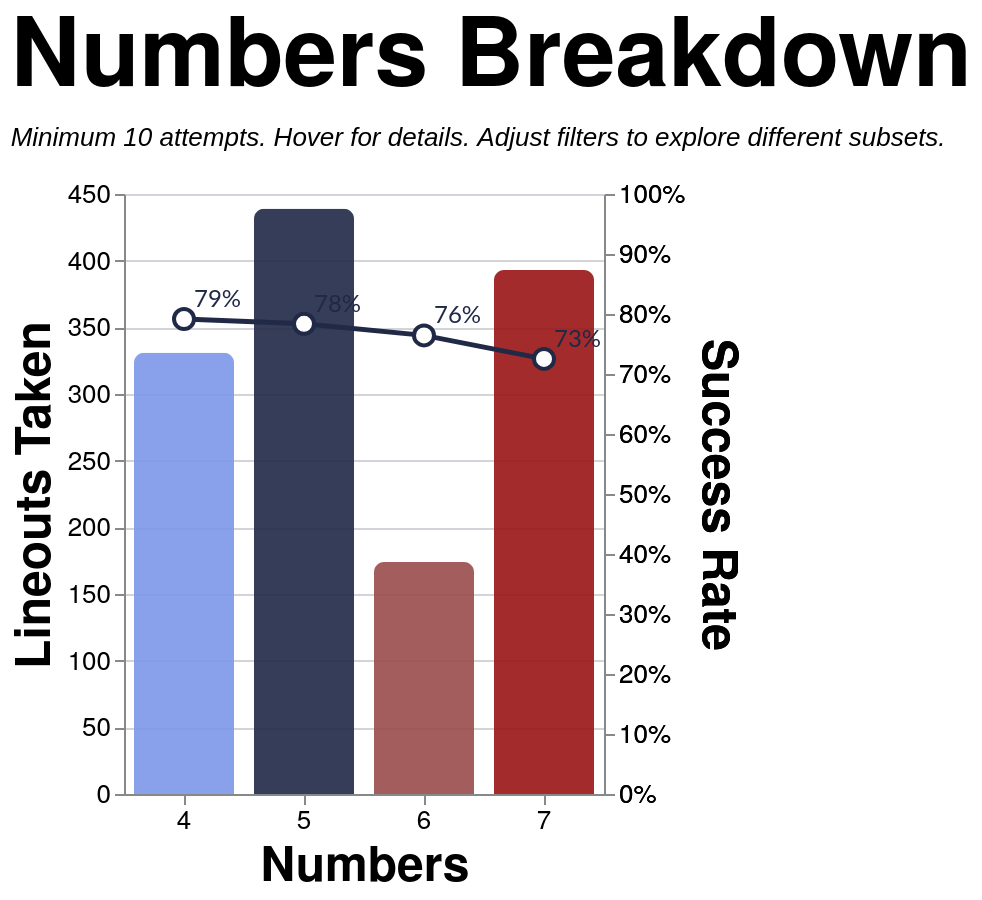

The specification (Vega-Lite) saved for this image:
### Vega-Lite specification from a JSON file in a GitHub repository (floating-point values rounded to 4 significant figures; data arrays with more than 128 entries replaced by an {"elided": "..."} marker saying what was removed)
{"config": {"axis": {"labelFont": "PT Sans Narrow, Helvetica Neue, Helvetica, Arial, sans-serif", "titleFont": "PT Sans Narrow, Helvetica Neue, Helvetica, Arial, sans-serif", "labelFontSize": 13, "titleFontSize": 24, "gridColor": "#202947", "gridOpacity": 0.2, "zindex": 1}, "text": {"font": "Lato, sans-serif"}, "bar": {"cornerRadiusEnd": 5}, "header": {"labelFont": "PT Sans Narrow, Helvetica Neue, Helvetica, Arial, sans-serif", "titleFont": "PT Sans Narrow, Helvetica Neue, Helvetica, Arial, sans-serif", "labelFontSize": 24, "titleFontSize": 28, "labelFontWeight": "bold", "orient": "left"}, "legend": {"labelFont": "PT Sans Narrow, Helvetica Neue, Helvetica, Arial, sans-serif", "titleFont": "PT Sans Narrow, Helvetica Neue, Helvetica, Arial, sans-serif", "labelFontSize": 14, "titleFontSize": 16, "titlePadding": 5, "fillColor": "white", "strokeColor": "black", "padding": 10, "titleFontWeight": "lighter", "titleFontStyle": "italic", "titleColor": "gray", "offset": 10}, "title": {"font": "PT Sans Narrow, Helvetica Neue, Helvetica, Arial, sans-serif", "fontSize": 48, "fontWeight": "bold", "anchor": "start", "align": "center", "titlePadding": 20, "subtitlePadding": 10, "subtitleFontSize": 13, "subtitleColor": "", "subtitleFontStyle": "italic", "offset": 15, "color": "black"}, "axisX": {"labelAngle": 0}, "facet": {"title": null, "header": null, "align": {"row": "each", "column": "each"}, "spacing": 10}, "resolve": {"scale": {"y": "independent", "facet": "independent"}}, "background": "transparent", "scale": {"offsetBandPaddingOuter": 0.2, "offsetBandPaddingInner": 0.1}, "view": {"stroke": null, "background": "transparent"}}, "layer": [{"mark": {"type": "bar", "opacity": 0.9, "size": 50}, "encoding": {"color": {"field": "numbers", "legend": null, "scale": {"domain": ["4", "5", "6", "7"], "range": ["#7d96e8", "#202946", "#994C4C", "#991515"]}, "type": "nominal"}, "stroke": {"value": "transparent"}, "tooltip": [{"field": "numbers_display", "title": "Numbers", "type": "nominal"}, {"field": "attempts", "format": ",.0f", "title": "Attempts", "type": "quantitative"}, {"field": "won", "format": ",.0f", "title": "Won", "type": "quantitative"}, {"field": "success_rate", "format": ".1%", "title": "Success Rate", "type": "quantitative"}], "x": {"axis": {"labelAngle": 0}, "field": "numbers", "sort": ["4", "5", "6", "7"], "title": "Numbers", "type": "nominal"}, "y": {"field": "attempts", "title": "Lineouts Taken", "type": "quantitative"}}, "transform": [{"filter": "(loSquad == 'All' || datum.squad == loSquad) && (loSeason == 'All' || datum.season == loSeason) && (loGameType == 'All' || (loGameType == 'League + Cup' && (datum.game_type == 'League' || datum.game_type == 'Cup')) || (loGameType == 'League only' && datum.game_type == 'League') || datum.game_type == loGameType) && (loThrower == 'All' || datum.thrower == loThrower) && (loJumper == 'All' || datum.jumper == loJumper) && (loArea == 'All' || datum.area == loArea) && (loNumbers == 'All' || datum.numbers == loNumbers)"}, {"aggregate": [{"op": "count", "as": "attempts"}, {"op": "sum", "field": "won", "as": "won"}], "groupby": ["numbers"]}, {"filter": "datum.attempts >= 10"}, {"calculate": "datum.won / datum.attempts", "as": "success_rate"}, {"calculate": "datum.numbers + '-man'", "as": "numbers_display"}]}, {"mark": {"type": "line", "point": {"fill": "white", "filled": false, "size": 100, "stroke": "#202946"}, "stroke": "#202946", "strokeWidth": 2.5}, "encoding": {"tooltip": [{"field": "numbers_display", "title": "Numbers", "type": "nominal"}, {"field": "attempts", "format": ",.0f", "title": "Attempts", "type": "quantitative"}, {"field": "won", "format": ",.0f", "title": "Won", "type": "quantitative"}, {"field": "success_rate", "format": ".1%", "title": "Success Rate", "type": "quantitative"}], "x": {"axis": {"labelAngle": 0}, "field": "numbers", "sort": ["4", "5", "6", "7"], "title": "Numbers", "type": "nominal"}, "y": {"axis": {"format": "%", "orient": "right"}, "field": "success_rate", "scale": {"domain": [0, 1]}, "title": "Success Rate", "type": "quantitative"}}, "transform": [{"filter": "(loSquad == 'All' || datum.squad == loSquad) && (loSeason == 'All' || datum.season == loSeason) && (loGameType == 'All' || (loGameType == 'League + Cup' && (datum.game_type == 'League' || datum.game_type == 'Cup')) || (loGameType == 'League only' && datum.game_type == 'League') || datum.game_type == loGameType) && (loThrower == 'All' || datum.thrower == loThrower) && (loJumper == 'All' || datum.jumper == loJumper) && (loArea == 'All' || datum.area == loArea) && (loNumbers == 'All' || datum.numbers == loNumbers)"}, {"aggregate": [{"op": "count", "as": "attempts"}, {"op": "sum", "field": "won", "as": "won"}], "groupby": ["numbers"]}, {"filter": "datum.attempts >= 10"}, {"calculate": "datum.won / datum.attempts", "as": "success_rate"}, {"calculate": "datum.numbers + '-man'", "as": "numbers_display"}]}, {"mark": {"type": "text", "align": "left", "baseline": "middle", "color": "#202946", "dx": 5, "dy": -10, "fontSize": 12}, "encoding": {"text": {"field": "success_rate", "format": ".0%", "type": "quantitative"}, "x": {"axis": {"labelAngle": 0}, "field": "numbers", "sort": ["4", "5", "6", "7"], "title": "Numbers", "type": "nominal"}, "y": {"axis": {"format": "%", "orient": "right"}, "field": "success_rate", "scale": {"domain": [0, 1]}, "title": "Success Rate", "type": "quantitative"}}, "transform": [{"filter": "(loSquad == 'All' || datum.squad == loSquad) && (loSeason == 'All' || datum.season == loSeason) && (loGameType == 'All' || (loGameType == 'League + Cup' && (datum.game_type == 'League' || datum.game_type == 'Cup')) || (loGameType == 'League only' && datum.game_type == 'League') || datum.game_type == loGameType) && (loThrower == 'All' || datum.thrower == loThrower) && (loJumper == 'All' || datum.jumper == loJumper) && (loArea == 'All' || datum.area == loArea) && (loNumbers == 'All' || datum.numbers == loNumbers)"}, {"aggregate": [{"op": "count", "as": "attempts"}, {"op": "sum", "field": "won", "as": "won"}], "groupby": ["numbers"]}, {"filter": "datum.attempts >= 10"}, {"calculate": "datum.won / datum.attempts", "as": "success_rate"}, {"calculate": "datum.numbers + '-man'", "as": "numbers_display"}]}], "data": {"name": "data-9f717fee72a1d3261e12473c81df6263"}, "height": 300, "params": [{"name": "loSquad", "value": "All"}, {"name": "loSeason", "value": "All"}, {"name": "loGameType", "value": "All"}, {"name": "loThrower", "value": "All"}, {"name": "loJumper", "value": "All"}, {"name": "loArea", "value": "All"}, {"name": "loNumbers", "value": "All"}], "resolve": {"scale": {"y": "independent"}}, "title": {"text": "Numbers Breakdown", "subtitle": "Minimum 10 attempts. Hover for details. Adjust filters to explore different subsets."}, "width": {"step": 60}, "$schema": "https://vega.github.io/schema/vega-lite/v5.20.1.json", "datasets": {"data-9f717fee72a1d3261e12473c81df6263": {"elided": "1337 records"}}}
